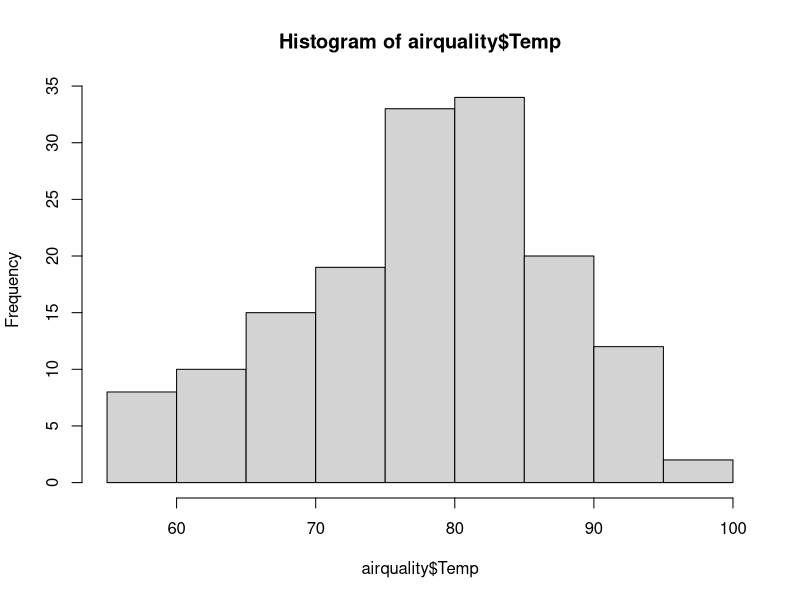

The R source for this figure:
#cut() turn numeric data into factors
airquality
head(airquality)
?airquality
table(airquality$Month)
hist(airquality$Temp)
cut(airquality$Temp, 10)
cut(airquality$Temp, quantile(airquality$Temp))
#Useful for binning data for visualizations
#Can add labels to these bins with the label function, which Mako's 
#not going to go over

table(cut(airquality$Temp, quantile(airquality$Temp)))

#temp.tab

aq <- airquality
aq$Temp.quart <- cut(aq$Temp, quantile(aq$Temp))

head(aq)
    
table(aq$Temp.quart)

temp.tab <- table(aq$Temp.quart, aq$Month)
temp.tab

#genpol

matrix(c(762, 327, 468, 484, 239, 477), nrow = 2)
#Doesn't com up in the order we want it to appear, though
#This will be the way we want it:
genpol <- rbind(c(762, 327, 468), 
                c(484, 239, 477))

class(genpol)

colnames(genpol) <- c("Dem", "Ind", "Rep")
rownames(genpol) <- c("F", "M")

genpol

head(warpbreaks)
tapply(warpbreaks$breaks, warpbreaks$wool, sum)

#wb.tab

tapply(warpbreaks$breaks, 
       list(warpbreaks$wool, warpbreaks$tension), sum)

wb.tab <- tapply(warpbreaks$breaks, 
                 list(warpbreaks$wool, warpbreaks$tension), sum)

chisq.test(temp.tab)
temp.tab

prop.table(temp.tab)
#Gives you the proportion of all the items in the table
prop.table(temp.tab)*100
#That gives you percents

aq$Temp > 80
prop.table(table(aq$Temp >80))

temp.chisq <- chisq.test(temp.tab)
class(temp.chisq)
temp.chisq$p.value
#can call things from the test, just to get that
#Or treat it like a list:
names(temp.chisq)

temp.chisq$expected

temp.chisq$residuals

summary(temp.chisq)


genpol.chisq <- chisq.test(genpol)
genpol.chisq

chisq.test(wb.tab)$statistic

?qnorm

qnorm(p=.975)
#Just gives you the critical value
?qchisq
#All chi squared tests are one-tailed
qchisq(p=0.95, df=3)
qchisq(p=0.95, df=12)
qchisq(p=0.95, df=100)
qchisq(p=0.95, df=20000)

#DEBUGGING

mult.by.10 <- function (x) {
  rv <- c()
  for (i in x) {
    new.value <- i*10
    rv <- c(new.value, rv)
  }
  return(rv)
}

mult.by.10(c(1,2,3,4))

#Got a bug ... returning answers in opposite order
#from what we want.

#So we can do print line debugging

mult.by.10 <- function (x) {
  
  print(x)
  rv <- c()
  for (i in x) {
    new.value <- i*10
    rv <- c(new.value, rv)
  }
  return(rv)
}

mult.by.10(c(1,2,2,4))

#That seems ok, so going to go in and print a 
#different line:

mult.by.10 <- function (x) {
  
  rv <- c()
  for (i in x) {
    print(i)
    new.value <- i*10
    rv <- c(new.value, rv)
  }
  return(rv)
}

mult.by.10(c(1,2,2,4))

#That, too, seems write, so now going to print the "new.value"

mult.by.10 <- function (x) {
  
  rv <- c()
  for (i in x) {
    new.value <- i*10
    print(new.value)
    rv <- c(new.value, rv)
  }
  return(rv)
}

mult.by.10(c(1,2,2,4))

#Appear to be muliplying it in the right order, too. 

mult.by.10 <- function (x) {
  
  rv <- c()
  for (i in x) {
    new.value <- i*10
    rv <- c(new.value, rv)
    print(rv)
  }
  return(rv)
}

mult.by.10(c(1,2,2,4))

#Now it's reversed, but can make it more clear what's
#happening by doing this:

mult.by.10 <- function (x) {
  
  rv <- c()
  for (i in x) {
    new.value <- i*10
    print(paste("new value:", new.value))
    rv <- c(new.value, rv)
    print(paste("rv:", rv))
  }
  return(rv)
}

mult.by.10(c(1,2,2,4))

#So what we were doing is adding the new value first
#need to reverse them.

mult.by.10 <- function (x) {
  
  rv <- c()
  for (i in x) {
    new.value <- i*10
    print(paste("new value:", new.value))
    rv <- c(rv, new.value)
    print(paste("rv:", rv))
  }
  return(rv)
}

answer <- mult.by.10(c(1,2,2,4))
answer


